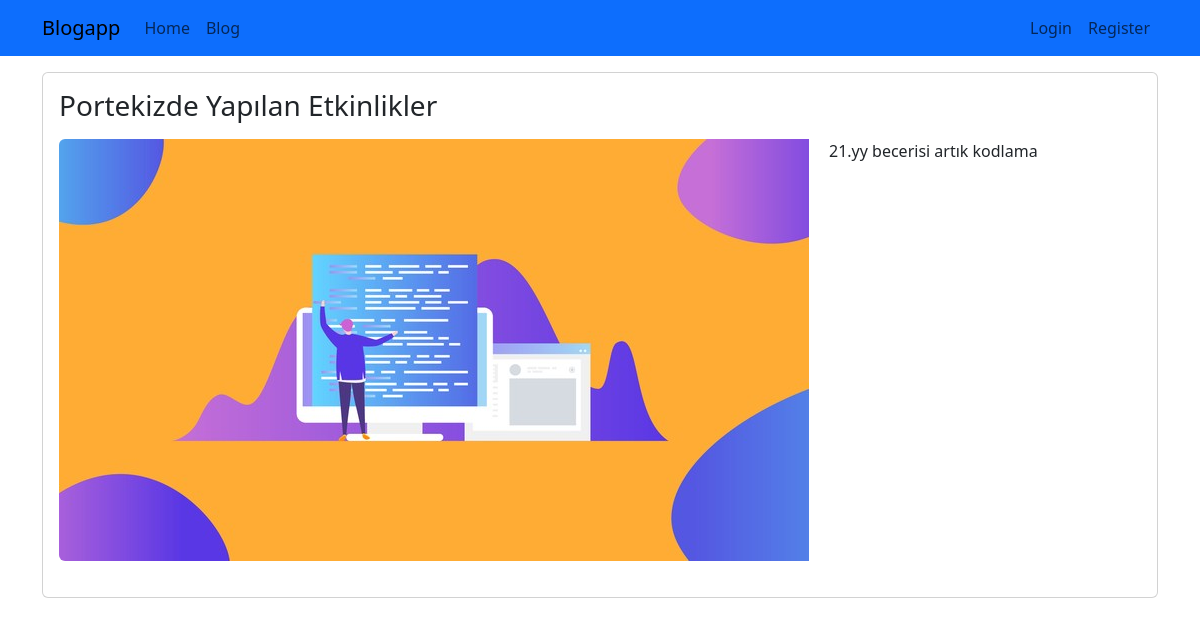
/blogs/portekizde-yaplan-etkinlikler, run on the app's committed database.
### blog/models.py (models this page shows, shortened)
class Blog(models.Model):
    title=models.CharField(max_length=200)
    image=models.ImageField(upload_to="blogs")
    descriptions=RichTextField()
    is_active=models.BooleanField(default=False)
    is_home=models.BooleanField(default=False)
    slug=models.SlugField(null=False,blank=True,unique=True,db_index=True,editable=False) # db_index alanı hız , performans açısından önemli
    categories=models.ManyToManyField(Category,blank=True)

### blog/views.py (the view)
# urls.py: path("blogs/<slug:slug>",views.blog_details,name="blog_details"), #BU1 buraya kadardı. BU13 name eklendi.
def blog_details(request,slug):
     blog=Blog.objects.get(slug=slug)
     return render(request,"blog/blog_details.html",{
          "blog":blog
     })

### blog/templates/blog/blog_details.html (shortened to what this page needs)
{% extends "base.html" %}
{%load static %}
{% block content%}
    <div class="container mt-3">
        <div class="row">
            <div class="col-12">
                <div class="card">
                    <div class="card-body">
                      <h1 class="card-title h3 mb-3">{{blog.title|title}}</h1>
                      <img src="{{blog.image.url}}" alt="" class="img-fluid rounded-start " style="float:left;margin-right:20px;margin-bottom:20px;">
                      <p class="card-text">{{blog.descriptions|safe}}</p>
                    </div>
                  </div>
            </div>
        </div>
    </div>
{%endblock%}

### data on the page
Blog: title "Portekizde Yapılan Etkinlikler", image (picture), descriptions "21.yy becerisi artık kodlama"
